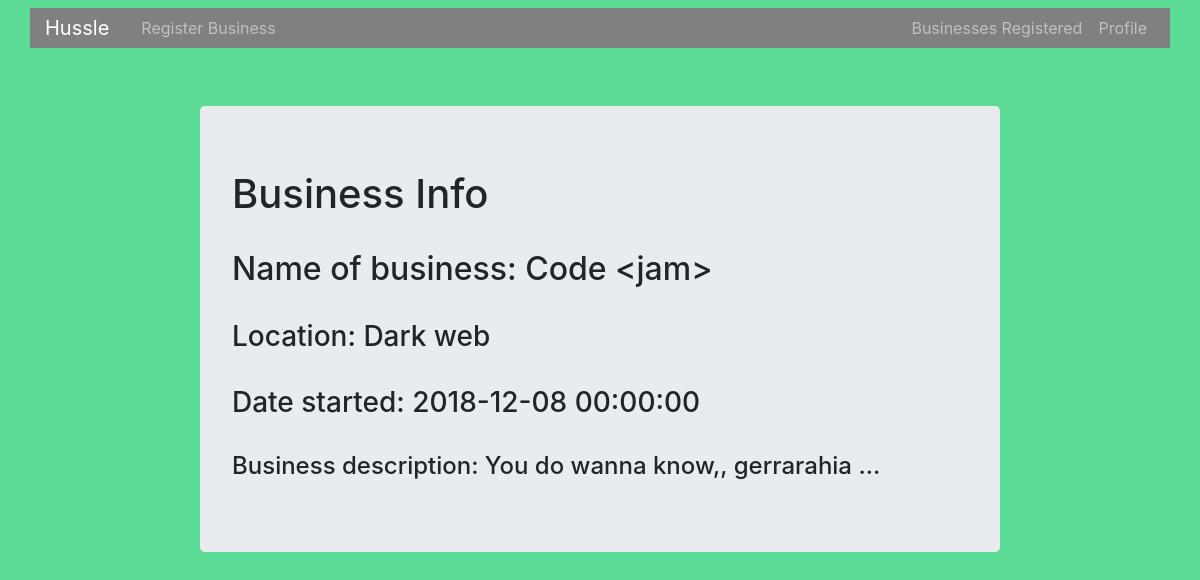
/businesses/4 (signed in), run on the app's committed database.
### app/models/models.py (models this page shows, shortened)
class Business(db.Model):
    __tablename__ = 'businesses'
    id = db.Column(db.Integer(), primary_key = True)
    name = db.Column(db.String())
    location = db.Column(db.String())
    started = db.Column(db.DateTime(), default = datetime.utcnow)
    business_description = db.Column(db.String())
    user_id = db.Column(db.Integer(), db.ForeignKey('users.id'))

### app/views/views.py (the view)
@app.route('/businesses/<int:business_id>')
@login_required
def single_business(business_id):
    business = Business.query.get_or_404(business_id)
    return render_template('one_business.html', business = business)

### app/models/models.py (called while the page is built)
@login_manager.user_loader
def load_user(id):
    return User.query.get(int(id))

### app/templates/one_business.html (shortened to what this page needs)
{% extends 'base.html' %}
{% block content %}
<div class="content-bs">
  <div class="jumbotron">
    <h1>Business Info</h1><br>
    <h2> Name of business: {{ business.name }}</h2><br>
    <h3>Location: {{ business.location }}</h3><br>
    <h3>Date started: {{ business.started }}</h3><br>
    <h4>Business description: {{ business.business_description }}</h4>
  </div>
</div>
{% endblock %}

### app/static/css/main.css (style rules this page uses)
.content-bs { padding-top: 50px; width: 800px; margin:auto; }
.body-container { background-color: #5CDB95; }

### data on the page
Business: name "Code <jam>", location "Dark web", started "2018-12-08 00:00:00", business_description "You do wanna know,, gerrarahia ..."
